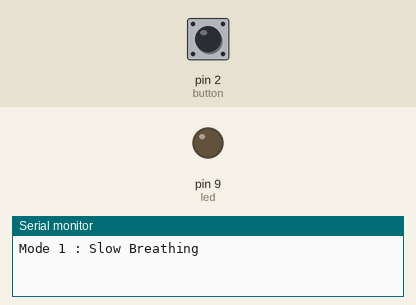
This sketch was run on a simulated Arduino Uno, built with avr-gcc and run on an emulated ATmega328P. On the bench: output pins drawn as LEDs (lit = HIGH), the last lines printed to the serial monitor. Inputs (shaded band) come from the test bench; at power-on: pin 2 (button) HIGH.

Above: at 6.9 s.
7.0 s: pin 2 (button) pulled LOW for 3 s
At 9.68 s:
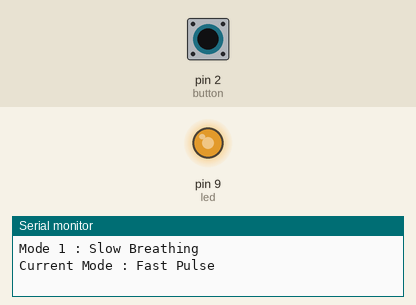
11.5 s: pin 2 (button) pulled LOW for 3 s
At 13.4 s:
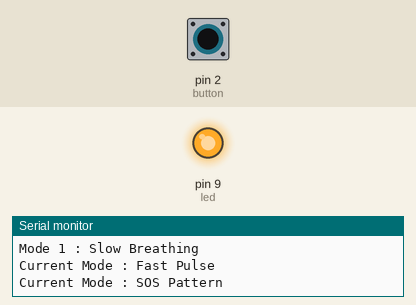
Timing chart, 0 to 22.0 s (numbered marks = the images above; inputs shaded):
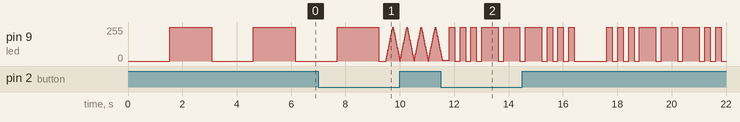

The sketch:

pwm_night_light.ino
```cpp
/*
-------------------------------------------------------
Project      : PWM Fading Night Light
Author       : Priyanshu Yadav
Roll Number  : 24BCA037
Description  :
Automatic night light with three lighting modes.
-------------------------------------------------------
*/

const int led = 9;
const int button = 2;

int mode = 1;
bool lastButtonState = HIGH;

void setup() {

  pinMode(led, OUTPUT);
  pinMode(button, INPUT_PULLUP);

  Serial.begin(9600);

  Serial.println("Mode 1 : Slow Breathing");

}

void loop() {

  bool buttonState = digitalRead(button);

  if (lastButtonState == HIGH && buttonState == LOW) {

    mode++;

    if (mode > 3)
      mode = 1;

    Serial.print("Current Mode : ");

    if (mode == 1)
      Serial.println("Slow Breathing");

    if (mode == 2)
      Serial.println("Fast Pulse");

    if (mode == 3)
      Serial.println("SOS Pattern");

    delay(250);

  }

  lastButtonState = buttonState;

  if (mode == 1)
    slowBreathing();

  else if (mode == 2)
    fastPulse();

  else
    sosPattern();

}

void slowBreathing() {

  for (int i = 0; i <= 255; i++) {

    analogWrite(led, i);
    delay(6);

  }

  for (int i = 255; i >= 0; i--) {

    analogWrite(led, i);
    delay(6);

  }

}

void fastPulse() {

  for (int i = 0; i <= 255; i += 10) {

    analogWrite(led, i);
    delay(10);

  }

  for (int i = 255; i >= 0; i -= 10) {

    analogWrite(led, i);
    delay(10);

  }

}

void dot() {

  analogWrite(led,255);
  delay(200);

  analogWrite(led,0);
  delay(200);

}

void dash() {

  analogWrite(led,255);
  delay(600);

  analogWrite(led,0);
  delay(200);

}

void sosPattern() {

  dot();
  dot();
  dot();

  dash();
  dash();
  dash();

  dot();
  dot();
  dot();

  delay(1000);

}
```
